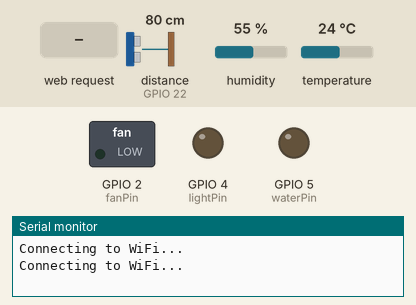
Bench run of a sketch on a simulated ESP32. Parts: switched loads named in the sketch (green lamp = pin HIGH), output pins drawn as LEDs (lit = HIGH), the last lines printed to the serial monitor. The inputs (shaded band) are chosen by the test bench; at power-on: distance to the obstacle (sensor on GPIO 22) 80 cm, humidity 55 %, temperature 24 °C. The echo pulse lasts 58.3 µs per cm; WiFi joins after 1.5 s; servers stay silent unless stated; pins used as bus, display or sensor lines are not drawn.

Above: at 3.2 s.
3.3 s: HTTP request GET /FAN_TOGGLE received
At 4.4 s:
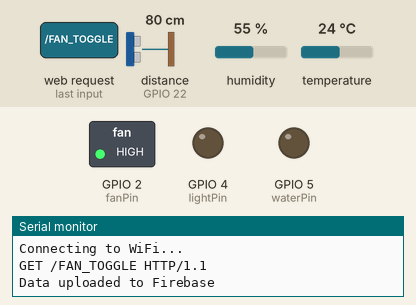
Timing chart, 0 to 6.3 s (numbered marks = the images above; inputs shaded):
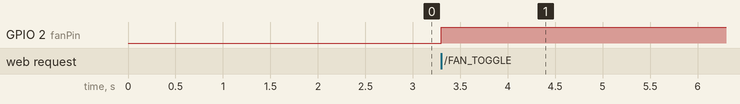

Measured:
- after the input at 3.3 s, GPIO 2 (fanPin): LOW → HIGH at once

The sketch:

socket_server.ino
```cpp
#include <WiFi.h>
#include <DHT.h>
#include <FirebaseESP32.h> // Include the Firebase ESP32 library

#define DHTPIN 14  // Pin where the DHT11 is connected
#define DHTTYPE DHT11  // DHT 11

const int trigPin = 23; // Ultrasonic sensor trig pin
const int echoPin = 22; // Ultrasonic sensor echo pin
const int fanPin = 2; // Pin to control the fan
const int lightPin = 4; // Pin to control the light
const int waterPin = 5; // Pin to control water filling

DHT dht(DHTPIN, DHTTYPE);

const char* ssid = "your-ssid";
const char* password = "your-password";

const char* host = "your-firebase-project-id.firebaseio.com"; // Firebase project ID
const char* apiKey = "your-api-key"; // Firebase API Key

WiFiServer server(80);
FirebaseData firebaseData;

void setup() {
  Serial.begin(115200);
  pinMode(trigPin, OUTPUT);
  pinMode(echoPin, INPUT);
  pinMode(fanPin, OUTPUT);
  pinMode(lightPin, OUTPUT);
  pinMode(waterPin, OUTPUT);

  dht.begin();

  // Connect to Wi-Fi
  WiFi.begin(ssid, password);
  while (WiFi.status() != WL_CONNECTED) {
    delay(1000);
    Serial.println("Connecting to WiFi...");
  }

  // Start the server
  server.begin();

  // Initialize Firebase
  Firebase.begin(host, apiKey);
}

void loop() {
  // Check for a client connection
  WiFiClient client = server.available();
  if (client) {
    while (client.connected()) {
      if (client.available()) {
        String request = client.readStringUntil('\n');
        Serial.println(request);

        // Handle fan control
        if (request.indexOf("FAN_TOGGLE") >= 0) {
          digitalWrite(fanPin, !digitalRead(fanPin));
        }
        // Handle light control
        else if (request.indexOf("LIGHT_TOGGLE") >= 0) {
          digitalWrite(lightPin, !digitalRead(lightPin));
        }
        // Handle water tank filling
        else if (request.indexOf("FILL_WATER") >= 0) {
          digitalWrite(waterPin, HIGH);
          delay(5000); // Fill for 5 seconds
          digitalWrite(waterPin, LOW);
        }
      }

      // Read sensor data
      float temperature = dht.readTemperature();
      float humidity = dht.readHumidity();
      float waterLevel = getWaterLevel();

      // Upload data to Firebase
      uploadData(temperature, humidity, waterLevel);

      // Send sensor data to the client
      String data = String(temperature) + "," + String(humidity) + "," + String(waterLevel) + "\n";
      client.print(data);

      delay(5000); // Upload data every 5 seconds
    }
    client.stop();
  }
}

float getWaterLevel() {
  // Function to get water level using ultrasonic sensor
  digitalWrite(trigPin, LOW);
  delayMicroseconds(2);
  digitalWrite(trigPin, HIGH);
  delayMicroseconds(10);
  digitalWrite(trigPin, LOW);
  float duration = pulseIn(echoPin, HIGH);
  // Calculate distance in centimeters
  float distance = duration * 0.034 / 2;
  return distance;
}

void uploadData(float temperature, float humidity, float waterLevel) {
  // Upload data to Firebase
  Firebase.setInt(firebaseData, "/temperature", temperature);
  Firebase.setInt(firebaseData, "/humidity", humidity);
  Firebase.setInt(firebaseData, "/waterLevel", waterLevel);

  if (Firebase.failed()) {
    Serial.println("Failed to store data on Firebase");
    return;
  }

  Serial.println("Data uploaded to Firebase");
}
```
